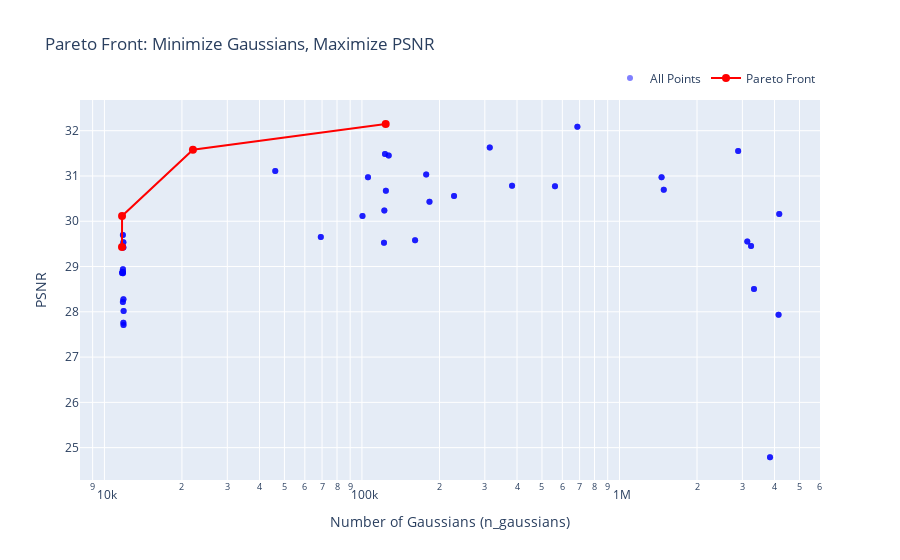

Write notebook code for a chart like this one.
### Code cell
import plotly.graph_objects as go
from paretoset import paretoset
import numpy as np

# Step 1: Compute the Pareto front using the paretoset package
mask = paretoset(df_results[['psnr', 'n_gaussians']], sense=['max', 'min'])

# Extract the Pareto front from the results
pareto_df = df_results[mask]

# Step 2: Sort the Pareto front by n_gaussians (or psnr if you prefer)
pareto_df = pareto_df.sort_values(by='n_gaussians')

# Step 3: Plot all points
fig = go.Figure()

# Add all points to the scatter plot
fig.add_trace(go.Scatter(
    x=df_results['n_gaussians'],
    y=df_results['psnr'],
    mode='markers',
    marker=dict(size=6, color='blue', opacity=0.5),
    text=df_results['run_id'],  # Run ID will show when hovering
    hoverinfo='text',
    name='All Points'
))

# Highlight specific runs
colors = np.random.rand(len(highlight_runs), 3)  # Generate random colors for each highlighted run

for i, run_id in enumerate(highlight_runs):
    highlight_data = df_results[df_results['run_id'].str.contains(run_id)]
    fig.add_trace(go.Scatter(
        x=highlight_data['n_gaussians'],
        y=highlight_data['psnr'],
        mode='markers',
        marker=dict(size=8, color=f'rgb({colors[i][0]*255},{colors[i][1]*255},{colors[i][2]*255})'),
        text=highlight_data['run_id'],  # Run ID will show when hovering
        hoverinfo='text',
        name=f'{run_id}'
    ))

# Add Pareto front points
fig.add_trace(go.Scatter(
    x=pareto_df['n_gaussians'],
    y=pareto_df['psnr'],
    mode='markers+lines',
    marker=dict(size=8, color='red'),
    line=dict(color='red', width=2),
    text=pareto_df['run_id'],  # Run ID will show when hovering
    hoverinfo='text',
    name='Pareto Front'
))

# Step 4: Update layout
fig.update_layout(
    title='Pareto Front: Minimize Gaussians, Maximize PSNR',
    xaxis=dict(title='Number of Gaussians (n_gaussians)', type='log'),
    yaxis=dict(title='PSNR'),
    legend=dict(orientation='h', yanchor='bottom', y=1.02, xanchor='right', x=1),
    hovermode='closest')

# Step 5: Show the interactive plot
fig.show()

### Figure 1 — Plotly figure (JSON) as saved in the notebook; plotly's stock layout.template omitted (floating-point values rounded to 4 significant figures; data arrays with more than 128 entries replaced by an {"elided": "..."} marker saying what was removed)
{"data": [{"hoverinfo": "text", "marker": {"color": "blue", "opacity": 0.5, "size": 6}, "mode": "markers", "name": "All Points", "text": {"elided": "132 str values"}, "type": "scatter", "x": {"elided": "132 int values"}, "y": {"elided": "132 float values"}}, {"hoverinfo": "text", "marker": {"color": "rgb(181.91320349574085,225.59050253711484,20.01547602896494)", "size": 8}, "mode": "markers", "name": "gs_default_100000", "text": [], "type": "scatter", "x": [], "y": []}, {"hoverinfo": "text", "marker": {"color": "rgb(61.70538039957055,228.0442440600689,190.47765096315868)", "size": 8}, "mode": "markers", "name": "gs_default_30000", "text": [], "type": "scatter", "x": [], "y": []}, {"hoverinfo": "text", "marker": {"color": "rgb(148.2929734284347,206.37664788543486,201.25035669797225)", "size": 8}, "mode": "markers", "name": "random_2_0_1_5", "text": [], "type": "scatter", "x": [], "y": []}, {"hoverinfo": "text", "marker": {"color": "rgb(86.27262366475806,169.84559945007203,167.4786245596988)", "size": 8}, "mode": "markers", "name": "random_1_8_1_8", "text": [], "type": "scatter", "x": [], "y": []}, {"hoverinfo": "text", "marker": {"color": "rgb(193.05637021245886,234.48089971657703,36.770934578101716)", "size": 8}, "mode": "markers", "name": "random_1_8_1_5", "text": [], "type": "scatter", "x": [], "y": []}, {"hoverinfo": "text", "marker": {"color": "rgb(216.0764953854063,229.87504132198183,71.25599632412779)", "size": 8}, "mode": "markers", "name": "random_2_0_1_8", "text": [], "type": "scatter", "x": [], "y": []}, {"hoverinfo": "text", "marker": {"color": "rgb(25.29316573468295,11.45102468650212,163.98523173547983)", "size": 8}, "mode": "markers", "name": "random_1_8_2_0", "text": [], "type": "scatter", "x": [], "y": []}, {"hoverinfo": "text", "marker": {"color": "rgb(53.06859986537665,101.1984556706034,41.94632141476631)", "size": 8}, "mode": "markers", "name": "random_2_0_2_0", "text": [], "type": "scatter", "x": [], "y": []}, {"hoverinfo": "text", "marker": {"color": "rgb(102.30315785971975,234.46595962887773,207.91690121443673)", "size": 8}, "mode": "markers", "name": "random_1_5_1_8", "text": [], "type": "scatter", "x": [], "y": []}, {"hoverinfo": "text", "marker": {"color": "rgb(162.05100515294706,9.05534285485269,17.11313339329859)", "size": 8}, "mode": "markers", "name": "random_1_5_2_0", "text": [], "type": "scatter", "x": [], "y": []}, {"hoverinfo": "text", "marker": {"color": "rgb(99.56888924511395,174.99917966798515,116.2361018197902)", "size": 8}, "mode": "markers", "name": "random_1_5_1_5", "text": [], "type": "scatter", "x": [], "y": []}, {"hoverinfo": "text", "marker": {"color": "rgb(131.73599485043079,138.4448191860297,197.01642502112938)", "size": 8}, "mode": "markers", "name": "random_2_3_2_3", "text": [], "type": "scatter", "x": [], "y": []}, {"hoverinfo": "text", "marker": {"color": "rgb(41.95383007914352,7.121794912868869,0.8113389795411258)", "size": 8}, "mode": "markers", "name": "rand_100000_iterations_iterations_20240924_112104_908789_5542", "text": [], "type": "scatter", "x": [], "y": []}, {"hoverinfo": "text", "marker": {"color": "rgb(113.12955524936216,184.76438123279954,20.22173086541694)", "size": 8}, "mode": "markers", "name": "rand_100000_iterations_iterations_20240924_112104_979157_4173", "text": [], "type": "scatter", "x": [], "y": []}, {"hoverinfo": "text", "marker": {"color": "rgb(86.73430224366558,83.7433452384925,149.35623098993577)", "size": 8}, "mode": "markers", "name": "rand_100000_iterations_iterations_20240924_112104_844947_5059", "text": [], "type": "scatter", "x": [], "y": []}, {"hoverinfo": "text", "marker": {"color": "rgb(188.62660609938536,35.55417108399264,234.33642269956826)", "size": 8}, "mode": "markers", "name": "rand_100000_iterations_iterations_20240924_112104_250131_3653", "text": [], "type": "scatter", "x": [], "y": []}, {"hoverinfo": "text", "marker": {"color": "rgb(93.90791229255996,191.32738892194348,34.30722818013217)", "size": 8}, "mode": "markers", "name": "rand_100000_iterations_iterations_20240924_112104_989418_7072", "text": [], "type": "scatter", "x": [], "y": []}, {"hoverinfo": "text", "marker": {"color": "rgb(29.345223258992224,204.8280592083215,134.8964119372868)", "size": 8}, "mode": "markers", "name": "rand_100000_iterations_iterations_20240924_112104_239677_3378", "text": [], "type": "scatter", "x": [], "y": []}, {"hoverinfo": "text", "marker": {"color": "rgb(103.03867831978937,176.8293762787425,40.790241584508635)", "size": 8}, "mode": "markers", "name": "rand_100000_iterations_iterations_20240924_112104_254923_3283", "text": [], "type": "scatter", "x": [], "y": []}, {"hoverinfo": "text", "marker": {"color": "rgb(152.6184672090672,88.17989028002079,208.73070842756673)", "size": 8}, "mode": "markers", "name": "rand_100000_iterations_iterations_20240924_112104_493172_5045", "text": [], "type": "scatter", "x": [], "y": []}, {"hoverinfo": "text", "marker": {"color": "rgb(160.89120001231097,14.021558627786357,222.1710306551063)", "size": 8}, "mode": "markers", "name": "rand_100000_iterations_iterations_20240924_112104_126260_1915", "text": [], "type": "scatter", "x": [], "y": []}, {"hoverinfo": "text", "marker": {"color": "rgb(215.12826066456984,61.198151709891306,130.9616534847094)", "size": 8}, "mode": "markers", "name": "rand_100000_iterations_iterations_20240924_112104_991455_4474", "text": [], "type": "scatter", "x": [], "y": []}, {"hoverinfo": "text", "marker": {"color": "rgb(198.4651209170828,105.98285219580094,99.45389525561546)", "size": 8}, "mode": "markers", "name": "rand_100000_iterations_iterations_20240924_112104_882156_3234", "text": [], "type": "scatter", "x": [], "y": []}, {"hoverinfo": "text", "marker": {"color": "rgb(93.28596579530446,226.44364366666179,143.8106010972567)", "size": 8}, "mode": "markers", "name": "rand_100000_iterations_iterations_20240924_112104_564349_5451", "text": [], "type": "scatter", "x": [], "y": []}, {"hoverinfo": "text", "marker": {"color": "rgb(238.74604616968688,84.43676953412476,158.24812923758654)", "size": 8}, "mode": "markers", "name": "rand_100000_iterations_iterations_20240924_112104_688199_5927", "text": [], "type": "scatter", "x": [], "y": []}, {"hoverinfo": "text", "marker": {"color": "rgb(141.07059591347306,155.71656235958483,93.78065085245841)", "size": 8}, "mode": "markers", "name": "rand_100000_iterations_iterations_20240924_112104_794946_1741", "text": [], "type": "scatter", "x": [], "y": []}, {"hoverinfo": "text", "marker": {"color": "rgb(153.45475035972578,9.586796678876068,150.99292110477876)", "size": 8}, "mode": "markers", "name": "rand_100000_iterations_iterations_20240924_112104_805442_4223", "text": [], "type": "scatter", "x": [], "y": []}, {"hoverinfo": "text", "marker": {"color": "rgb(121.32603409511505,23.401538241435652,50.68797470364233)", "size": 8}, "mode": "markers", "name": "rand_100000_iterations_iterations_20240924_112104_274777_1880", "text": [], "type": "scatter", "x": [], "y": []}, {"hoverinfo": "text", "marker": {"color": "rgb(109.61102343570833,151.48325052103385,83.9599291579057)", "size": 8}, "mode": "markers", "name": "grad_thresholds_131751", "text": [], "type": "scatter", "x": [], "y": []}, {"hoverinfo": "text", "marker": {"color": "rgb(175.57456101465326,66.70531650838838,194.48057459312955)", "size": 8}, "mode": "markers", "name": "grad_thresholds_131752", "text": [], "type": "scatter", "x": [], "y": []}, {"hoverinfo": "text", "marker": {"color": "rgb(250.15676089068634,66.78082886254424,73.83897394951826)", "size": 8}, "mode": "markers", "name": "grad_thresholds_131753", "text": [], "type": "scatter", "x": [], "y": []}, {"hoverinfo": "text", "marker": {"color": "rgb(197.31125629780837,76.1838052998403,110.71087211877428)", "size": 8}, "mode": "markers", "name": "grad_thresholds_131754", "text": [], "type": "scatter", "x": [], "y": []}, {"hoverinfo": "text", "marker": {"color": "rgb(46.908872857654636,8.293604295092859,182.7180104819198)", "size": 8}, "mode": "markers", "name": "grad_thresholds_131755", "text": [], "type": "scatter", "x": [], "y": []}, {"hoverinfo": "text", "marker": {"color": "rgb(170.91256465128137,144.1694093735576,134.1255798703968)", "size": 8}, "mode": "markers", "name": "grad_thresholds_131756", "text": [], "type": "scatter", "x": [], "y": []}, {"hoverinfo": "text", "marker": {"color": "rgb(52.532971927428314,37.909179883460666,194.8856489827656)", "size": 8}, "mode": "markers", "name": "grad_thresholds_131757", "text": [], "type": "scatter", "x": [], "y": []}, {"hoverinfo": "text", "marker": {"color": "rgb(122.88901064234388,149.3000613500322,94.66307375013099)", "size": 8}, "mode": "markers", "name": "grad_thresholds_131758", "text": [], "type": "scatter", "x": [], "y": []}, {"hoverinfo": "text", "marker": {"color": "rgb(87.5413878348467,53.64181630876778,39.69759366082767)", "size": 8}, "mode": "markers", "name": "ppo_relative_diff_psnr_215932_345640_2187", "text": [], "type": "scatter", "x": [], "y": []}, {"hoverinfo": "text", "marker": {"color": "rgb(100.6925097149489,22.789485605320458,109.7756020016751)", "size": 8}, "mode": "markers", "name": "ppo_relative_diff_psnr_215932_361944_7518", "text": [], "type": "scatter", "x": [], "y": []}, {"hoverinfo": "text", "marker": {"color": "rgb(49.24256254731696,209.483601407972,50.62647514109308)", "size": 8}, "mode": "markers", "name": "ppo_relative_diff_psnr_215931_195041_4666", "text": [], "type": "scatter", "x": [], "y": []}, {"hoverinfo": "text", "marker": {"color": "rgb(160.03045789871948,66.17868163074336,233.32651011692246)", "size": 8}, "mode": "markers", "name": "ppo_relative_diff_psnr_215932_195936_8672", "text": [], "type": "scatter", "x": [], "y": []}, {"hoverinfo": "text", "marker": {"color": "rgb(50.93554979140943,164.4469327816173,163.28937196135314)", "size": 8}, "mode": "markers", "name": "ppo_relative_diff_psnr_215931_312464_6199", "text": [], "type": "scatter", "x": [], "y": []}, {"hoverinfo": "text", "marker": {"color": "rgb(182.58095003905882,151.71801114976518,101.51324729076177)", "size": 8}, "mode": "markers", "name": "ppo_relative_diff_psnr_215932_461370_6336", "text": [], "type": "scatter", "x": [], "y": []}, {"hoverinfo": "text", "marker": {"color": "rgb(17.553542496199327,56.2518340696395,148.82745509438922)", "size": 8}, "mode": "markers", "name": "ppo_relative_diff_psnr_215932_409465_5835", "text": [], "type": "scatter", "x": [], "y": []}, {"hoverinfo": "text", "marker": {"color": "rgb(162.17924448368748,194.4201731930795,59.000644756172214)", "size": 8}, "mode": "markers", "name": "ppo_relative_diff_psnr_215931_307088_3670", "text": [], "type": "scatter", "x": [], "y": []}, {"hoverinfo": "text", "marker": {"color": "rgb(23.20470027730503,218.50770238196992,53.63363673717266)", "size": 8}, "mode": "markers", "name": "ppo_relative_diff_psnr_215930_805206_1566", "text": [], "type": "scatter", "x": [], "y": []}, {"hoverinfo": "text", "marker": {"color": "rgb(8.499061529312048,37.38248566651409,251.07100492813248)", "size": 8}, "mode": "markers", "name": "ppo_relative_diff_psnr_215932_461836_9143", "text": [], "type": "scatter", "x": [], "y": []}, {"hoverinfo": "text", "marker": {"color": "rgb(217.46555734519157,99.28853969664725,16.33138571451344)", "size": 8}, "mode": "markers", "name": "ppo_relative_diff_psnr_215931_334543_9611", "text": [], "type": "scatter", "x": [], "y": []}, {"hoverinfo": "text", "marker": {"color": "rgb(147.10070478085848,171.5926731928999,3.651875347558893)", "size": 8}, "mode": "markers", "name": "ppo_relative_diff_psnr_215931_552723_3537", "text": [], "type": "scatter", "x": [], "y": []}, {"hoverinfo": "text", "marker": {"color": "rgb(23.094057762096472,161.32857356641944,206.14713692852598)", "size": 8}, "mode": "markers", "name": "ppo_relative_diff_psnr_215930_616060_4866", "text": [], "type": "scatter", "x": [], "y": []}, {"hoverinfo": "text", "marker": {"color": "rgb(67.20568907884692,129.89358220624896,164.5894982017516)", "size": 8}, "mode": "markers", "name": "num_start_gaussian_100000_1", "text": [], "type": "scatter", "x": [], "y": []}, {"hoverinfo": "text", "marker": {"color": "rgb(5.338004502080217,127.80320056817521,78.29305593575596)", "size": 8}, "mode": "markers", "name": "num_start_gaussian_100000_2", "text": [], "type": "scatter", "x": [], "y": []}, {"hoverinfo": "text", "marker": {"color": "rgb(233.56490128439722,204.41432779132762,206.1578168282071)", "size": 8}, "mode": "markers", "name": "num_start_gaussian_100000_3", "text": [], "type": "scatter", "x": [], "y": []}, {"hoverinfo": "text", "marker": {"color": "rgb(64.57688332566283,249.64521962229065,82.10067819070011)", "size": 8}, "mode": "markers", "name": "num_start_gaussian_100000_4", "text": [], "type": "scatter", "x": [], "y": []}, {"hoverinfo": "text", "marker": {"color": "rgb(146.74578856182413,26.667929389266952,84.42917168180566)", "size": 8}, "mode": "markers", "name": "num_start_gaussian_100000_5", "text": [], "type": "scatter", "x": [], "y": []}, {"hoverinfo": "text", "marker": {"color": "rgb(168.09693632286601,126.85607056848633,75.77594593861335)", "size": 8}, "mode": "markers", "name": "num_start_gaussian_100000_6", "text": [], "type": "scatter", "x": [], "y": []}, {"hoverinfo": "text", "marker": {"color": "rgb(145.81635780003566,52.95418495864576,126.343021088521)", "size": 8}, "mode": "markers", "name": "num_start_gaussian_100000_7", "text": [], "type": "scatter", "x": [], "y": []}, {"hoverinfo": "text", "marker": {"color": "rgb(248.3504349876338,134.66433510874037,183.90992700169005)", "size": 8}, "mode": "markers", "name": "num_start_gaussian_100000_8", "text": [], "type": "scatter", "x": [], "y": []}, {"hoverinfo": "text", "marker": {"color": "rgb(67.40719066923435,161.49626734310286,218.75299161464224)", "size": 8}, "mode": "markers", "name": "grad_thresholds_30000_0", "text": [], "type": "scatter", "x": [], "y": []}, {"hoverinfo": "text", "marker": {"color": "rgb(68.06854083789649,105.25341227962221,218.52280985644333)", "size": 8}, "mode": "markers", "name": "grad_thresholds_30000_1", "text": [], "type": "scatter", "x": [], "y": []}, {"hoverinfo": "text", "marker": {"color": "rgb(47.70676309839124,197.3507840679193,210.00566531834062)", "size": 8}, "mode": "markers", "name": "grad_thresholds_30000_2", "text": [], "type": "scatter", "x": [], "y": []}, {"hoverinfo": "text", "marker": {"color": "rgb(44.28870380370669,97.58907172813767,40.69712186374695)", "size": 8}, "mode": "markers", "name": "grad_thresholds_30000_3", "text": [], "type": "scatter", "x": [], "y": []}, {"hoverinfo": "text", "marker": {"color": "rgb(5.452173270503251,77.3212571029764,75.17812533589672)", "size": 8}, "mode": "markers", "name": "grad_thresholds_30000_4", "text": [], "type": "scatter", "x": [], "y": []}, {"hoverinfo": "text", "marker": {"color": "rgb(41.02432859688666,115.68492090094892,101.07477035460353)", "size": 8}, "mode": "markers", "name": "grad_thresholds_30000_5", "text": [], "type": "scatter", "x": [], "y": []}, {"hoverinfo": "text", "marker": {"color": "rgb(163.5178736942413,71.15264226093748,119.64184737289611)", "size": 8}, "mode": "markers", "name": "grad_thresholds_30000_6", "text": [], "type": "scatter", "x": [], "y": []}, {"hoverinfo": "text", "marker": {"color": "rgb(105.05182171815194,103.1881977984951,216.50769718729885)", "size": 8}, "mode": "markers", "name": "grad_thresholds_30000_7", "text": [], "type": "scatter", "x": [], "y": []}, {"hoverinfo": "text", "marker": {"color": "rgb(2.935954555629831,219.21802146731602,21.140816823274054)", "size": 8}, "mode": "markers", "name": "grad_thresholds_30000_8", "text": [], "type": "scatter", "x": [], "y": []}, {"hoverinfo": "text", "line": {"color": "red", "width": 2}, "marker": {"color": "red", "size": 8}, "mode": "markers+lines", "name": "Pareto Front", "text": ["RL_eval_20240918_153227_758458_8035", "RL_eval_20240918_153227_274001_7851", "RL_eval_20240918_153227_779709_9979", "RL_eval_20240918_153229_780354_4248"], "type": "scatter", "x": [11702, 11707, 22066, 123662], "y": [29.43, 30.12, 31.58, 32.15]}], "layout": {"hovermode": "closest", "legend": {"orientation": "h", "x": 1, "xanchor": "right", "y": 1.02, "yanchor": "bottom"}, "title": {"text": "Pareto Front: Minimize Gaussians, Maximize PSNR"}, "xaxis": {"title": {"text": "Number of Gaussians (n_gaussians)"}, "type": "log"}, "yaxis": {"title": {"text": "PSNR"}}}}
